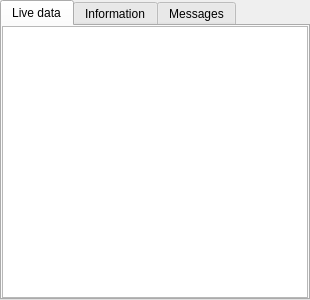
<?xml version="1.0" encoding="UTF-8"?>
<ui version="4.0">
 <class>CSimulatorComponent</class>
 <widget class="QTabWidget" name="CSimulatorComponent">
  <property name="geometry">
   <rect>
    <x>0</x>
    <y>0</y>
    <width>310</width>
    <height>300</height>
   </rect>
  </property>
  <property name="windowTitle">
   <string>TabWidget</string>
  </property>
  <property name="currentIndex">
   <number>0</number>
  </property>
  <widget class="QWidget" name="tb_LiveData">
   <attribute name="title">
    <string>Live data</string>
   </attribute>
   <layout class="QVBoxLayout" name="vl_LiveData">
    <property name="spacing">
     <number>3</number>
    </property>
    <property name="leftMargin">
     <number>0</number>
    </property>
    <property name="topMargin">
     <number>0</number>
    </property>
    <property name="rightMargin">
     <number>0</number>
    </property>
    <property name="bottomMargin">
     <number>0</number>
    </property>
    <item>
     <widget class="BlackGui::Views::CNameVariantPairView" name="tvp_LiveData">
      <property name="selectionMode">
       <enum>QAbstractItemView::NoSelection</enum>
      </property>
      <property name="selectionBehavior">
       <enum>QAbstractItemView::SelectRows</enum>
      </property>
      <attribute name="verticalHeaderVisible">
       <bool>false</bool>
      </attribute>
     </widget>
    </item>
   </layout>
  </widget>
  <widget class="QWidget" name="tb_Internals">
   <attribute name="title">
    <string>Information</string>
   </attribute>
   <layout class="QVBoxLayout" name="vl_Internals">
    <property name="spacing">
     <number>3</number>
    </property>
    <property name="leftMargin">
     <number>0</number>
    </property>
    <property name="topMargin">
     <number>0</number>
    </property>
    <property name="rightMargin">
     <number>0</number>
    </property>
    <property name="bottomMargin">
     <number>0</number>
    </property>
    <item>
     <widget class="BlackGui::Views::CNameVariantPairView" name="tvp_Internals">
      <property name="selectionMode">
       <enum>QAbstractItemView::NoSelection</enum>
      </property>
      <property name="selectionBehavior">
       <enum>QAbstractItemView::SelectRows</enum>
      </property>
      <attribute name="verticalHeaderVisible">
       <bool>false</bool>
      </attribute>
     </widget>
    </item>
    <item alignment="Qt::AlignRight">
     <widget class="QPushButton" name="pb_RefreshInternals">
      <property name="text">
       <string>refresh</string>
      </property>
     </widget>
    </item>
   </layout>
  </widget>
  <widget class="QWidget" name="tb_Messages">
   <attribute name="title">
    <string>Messages</string>
   </attribute>
   <layout class="QVBoxLayout" name="vl_Messages">
    <property name="leftMargin">
     <number>0</number>
    </property>
    <property name="topMargin">
     <number>0</number>
    </property>
    <property name="rightMargin">
     <number>0</number>
    </property>
    <property name="bottomMargin">
     <number>0</number>
    </property>
    <item>
     <widget class="BlackGui::Components::CStatusMessagesDetail" name="comp_StatusMessages">
      <property name="frameShape">
       <enum>QFrame::StyledPanel</enum>
      </property>
      <property name="frameShadow">
       <enum>QFrame::Raised</enum>
      </property>
     </widget>
    </item>
   </layout>
  </widget>
 </widget>
 <customwidgets>
  <customwidget>
   <class>BlackGui::Views::CNameVariantPairView</class>
   <extends>QTableView</extends>
   <header>blackgui/views/namevariantpairview.h</header>
  </customwidget>
  <customwidget>
   <class>BlackGui::Components::CStatusMessagesDetail</class>
   <extends>QFrame</extends>
   <header>blackgui/components/statusmessagesdetail.h</header>
   <container>1</container>
  </customwidget>
 </customwidgets>
 <resources/>
 <connections/>
</ui>
